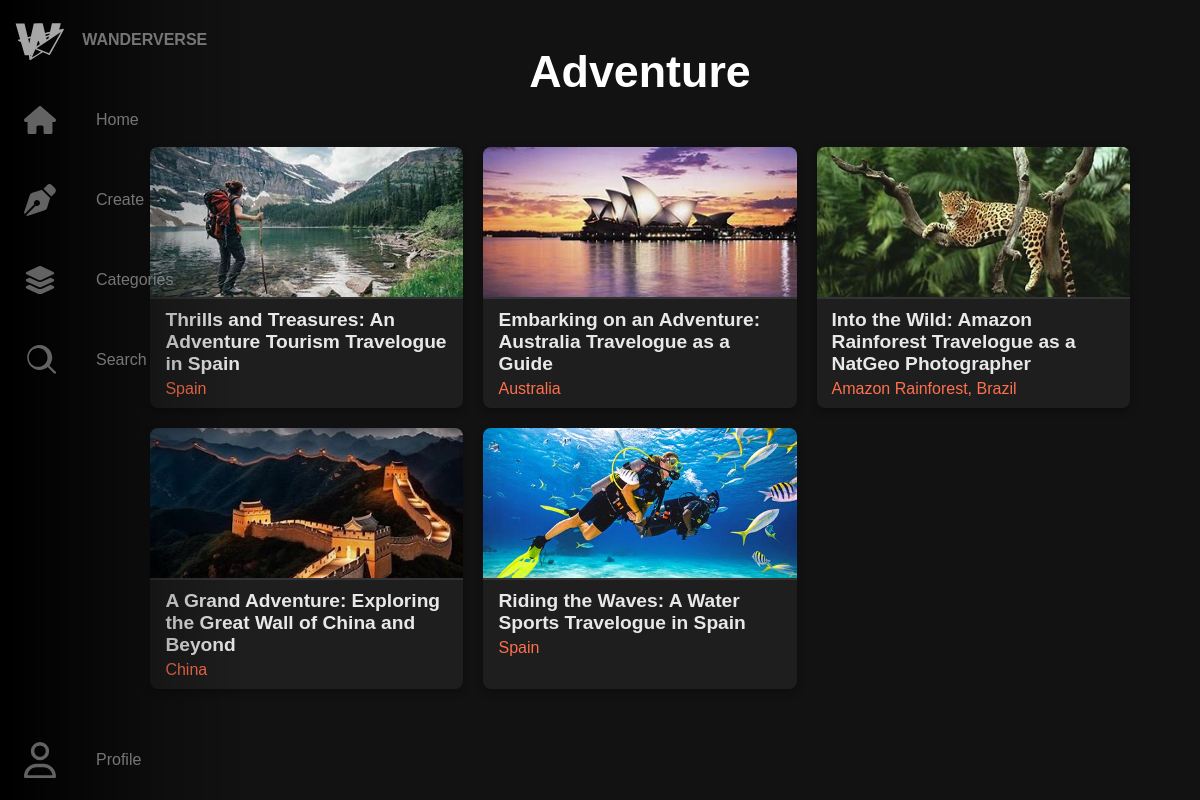
Page /category/Adventure (signed in) on the committed database.
### app/models.py (models this page shows, shortened)
class SearchableMixin(object):
    @classmethod
    def before_commit(cls, session):
        session._changes = {
            'add': list(session.new),
            'update': list(session.dirty),
            'delete': list(session.deleted)
        }

class Post(db.Model, SearchableMixin):
    __tablename__ = 'post'
    __searchable__ = ['title', 'location', 'category', 'content']
    id = db.Column(db.Integer, primary_key=True)
    title = db.Column(db.String(255), nullable=True)
    location = db.Column(db.String(255), nullable=True)
    category = db.Column(db.String(255), nullable=True)
    duration = db.Column(db.String(255), nullable=True)
    tips = db.Column(db.String(255), nullable=True)
    user_id = db.Column(db.Integer, db.ForeignKey('user.id'), nullable=True)
    status=db.Column(db.String, nullable=False, default='draft')
    content = db.Column(db.String, nullable=False)
    flagged = db.Column(db.Boolean, nullable=False,default=False)
    sexuality = db.Column(db.String(255), nullable=False,default=False)
    violence = db.Column(db.String(255), nullable=False,default=False)
    harassment = db.Column(db.String(255), nullable=False,default=False)
    illicit = db.Column(db.String(255), nullable=False,default=False)
    self_harm = db.Column(db.String(255), nullable=False,default=False)
    hate = db.Column(db.String(255), nullable=False,default=False)

### app/routes.py (the view)
@app.route('/category/<category_name>')
@login_required
def category_details(category_name):
    user_id = current_user.get_id()
    results = (
        db.session.query(Post, db.func.group_concat(Images.image1))
        .join(Images, Post.id == Images.post_id)
        .filter(Post.status == 'live', Post.category == category_name)
        .filter(Post.user_id!=user_id)# Filter category and non-trashed posts
        .group_by(Post.id)
        .all()
    )
    return render_template('category_details.html', category=category_name, posts=results)

### app/routes.py (called while the page is built)
@login_manager.user_loader
def load_user(user_id):
    return User.query.get(int(user_id))

### app/templates/category_details.html (shortened to what this page needs)
{% extends 'base.html' %}
{% block head %}
    <link rel="stylesheet" href="{{ url_for('static', filename='css/my_blogs.css') }}">
{% endblock %}
{% block body %}
    <h1>{{ category }}</h1>
    <div class="blogs">
        {% for post, images_str in posts %}
        <div class="blog" data-images="{{ images_str }}" style="position: relative;">
            <a href="{{ url_for('posts', post_id=post.id) }}">
                <img src="{{ url_for('static', filename='Images/' + images_str.split(',')[0]) }}" alt="Blog Image" class="blog-image">
                <div class="blog-title">{{ post.title }}</div>
                <div class="blog-destination">{{ post.location }}</div>
            </a>
        </div>
        {% endfor %}
    </div>
{% endblock %}

### app/static/css/base.css (style rules this page uses)
:root { font-size: 16px; font-family: 'Poppins', sans-serif; }
html { scrollbar-width: thin; scrollbar-color: #ff4b4b #121212; }
body { margin: 0; padding: 0; background-color: #121212; }

### app/static/css/my_blogs.css (style rules this page uses)
.blogs { width: 90%; max-width: 1200px; margin: 20px auto; display: grid; grid-template-columns: repeat(auto-fill, minmax(250px, 1fr)); gap: 20px; padding: 20px; }
h1 { font-size: 2.8rem; font-weight: 600; color: #ffffff; text-align: center; margin-bottom: 20px; padding-bottom: 10px; }
.blog { display: flex; flex-direction: column; background-color: #1e1e1e; border-radius: 8px; overflow: hidden; transition: transform 0.3s ease, box-shadow 0.3s ease; box-shadow: 0 4px 8px rgba(0, 0, 0, 0.3); position: relative; }
.blog a { text-decoration: none; color: inherit; display: flex; flex-direction: column; height: 100%; }
.blog img { width: 100%; height: 150px; object-fit: cover; border-bottom: 2px solid #333333; transition: transform 0.3s ease; }
.blog-title { font-size: 1.2rem; font-weight: 600; color: #e8e8e8; padding: 10px 15px 5px; }
.blog-destination { font-size: 1rem; font-weight: 400; color: #ff704e; padding: 0 15px 10px; }

### rows in the picture
Post: shows a picture, title "Thrills and Treasures: An Adventure Tourism Travelogue in Spain", location "Spain"
Post: shows a picture, title "Embarking on an Adventure: Australia Travelogue as a Guide", location "Australia"
Post: shows a picture, title "Into the Wild: Amazon Rainforest Travelogue as a NatGeo Photographer", location "Amazon Rainforest, Brazil"
Post: shows a picture, title "A Grand Adventure: Exploring the Great Wall of China and Beyond", location "China"
Post: shows a picture, title "Riding the Waves: A Water Sports Travelogue in Spain", location "Spain"

### other values in the picture
{{ category }} "Adventure"
